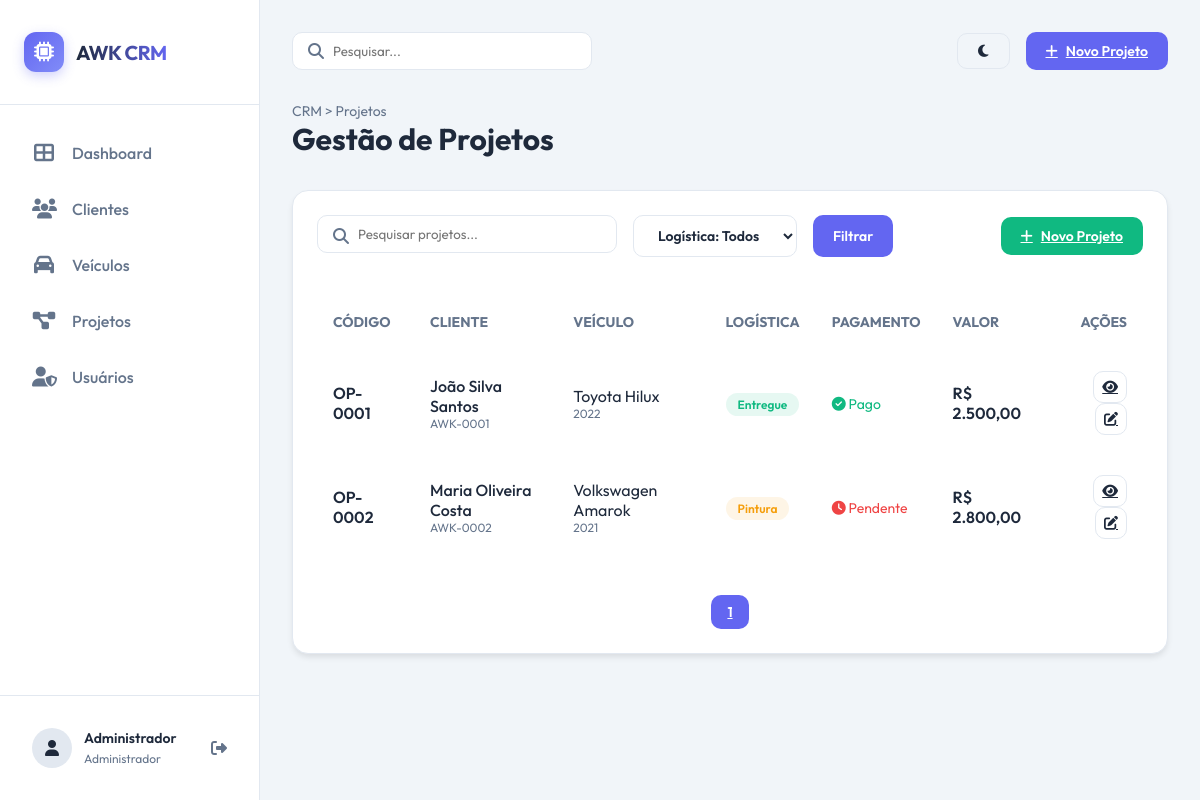
The page /projetos (signed in) on the database its author committed.
### tables this page shows
CREATE TABLE `projetos` (
  `id` INT UNSIGNED NOT NULL AUTO_INCREMENT,
  `codigo_pedido` VARCHAR(20) NOT NULL UNIQUE,
  `cliente_id` INT UNSIGNED NOT NULL,
  `veiculo_id` INT UNSIGNED NOT NULL,
  `nome_projeto` VARCHAR(200) NOT NULL,
  `status_logistica` ENUM('fabricacao', 'pintura', 'transportadora', 'entregue') NOT NULL DEFAULT 'fabricacao',
  `status_pagamento` ENUM('pago', 'pendente', 'garantia') NOT NULL DEFAULT 'pendente',
  `status_frete` ENUM('pago', 'pendente', 'nao_optante', 'garantia') NOT NULL DEFAULT 'pendente',
  `valor_venda` DECIMAL(10,2) DEFAULT NULL,
  `desconto_aniversario_perc` DECIMAL(5,2) DEFAULT NULL,
  `valor_final` DECIMAL(10,2) DEFAULT NULL,
  `valor_entrada` DECIMAL(10,2) DEFAULT NULL,
  `saldo_restante` DECIMAL(10,2) DEFAULT NULL,
  `valor_frete` DECIMAL(10,2) DEFAULT NULL,
  `observacoes` TEXT DEFAULT NULL,
  `observacoes_garantia` TEXT DEFAULT NULL,
  `criado_em` TIMESTAMP NOT NULL DEFAULT CURRENT_TIMESTAMP,
  `atualizado_em` TIMESTAMP NOT NULL DEFAULT CURRENT_TIMESTAMP ON UPDATE CURRENT_TIMESTAMP,
  `concluido_em` DATETIME DEFAULT NULL,
  PRIMARY KEY (`id`),
  FOREIGN KEY (`cliente_id`) REFERENCES `clientes`(`id`) ON DELETE CASCADE,
  FOREIGN KEY (`veiculo_id`) REFERENCES `veiculos`(`id`) ON DELETE CASCADE,
  INDEX `idx_codigo_pedido` (`codigo_pedido`),
  INDEX `idx_cliente_id` (`cliente_id`),
  INDEX `idx_status_logistica` (`status_logistica`),
  INDEX `idx_status_pagamento` (`status_pagamento`),
  INDEX `idx_criado_em` (`criado_em`)
);

CREATE TABLE `clientes` (
  `id` INT UNSIGNED NOT NULL AUTO_INCREMENT,
  `codigo_cliente` VARCHAR(20) NOT NULL UNIQUE,
  `nome` VARCHAR(150) NOT NULL,
  `aniversario_dia` TINYINT UNSIGNED NOT NULL,
  `aniversario_mes` TINYINT UNSIGNED NOT NULL,
  `cpf_cnpj` VARCHAR(20) NOT NULL UNIQUE,
  `cep` VARCHAR(10) NOT NULL,
  `endereco` VARCHAR(200) NOT NULL,
  `numero` VARCHAR(20) NOT NULL,
  `bairro` VARCHAR(100) NOT NULL,
  `cidade` VARCHAR(100) NOT NULL,
  `estado_uf` CHAR(2) NOT NULL,
  `telefone` VARCHAR(20) NOT NULL,
  `telefone2` VARCHAR(20) DEFAULT NULL,
  `email` VARCHAR(150) NOT NULL,
  `observacoes` TEXT DEFAULT NULL,
  `criado_em` TIMESTAMP NOT NULL DEFAULT CURRENT_TIMESTAMP,
  `atualizado_em` TIMESTAMP NOT NULL DEFAULT CURRENT_TIMESTAMP ON UPDATE CURRENT_TIMESTAMP,
  PRIMARY KEY (`id`),
  INDEX `idx_nome` (`nome`),
  INDEX `idx_cidade` (`cidade`),
  INDEX `idx_aniversario` (`aniversario_mes`, `aniversario_dia`)
);

CREATE TABLE `veiculos` (
  `id` INT UNSIGNED NOT NULL AUTO_INCREMENT,
  `marca` VARCHAR(100) NOT NULL,
  `modelo` VARCHAR(100) NOT NULL,
  `ano` VARCHAR(10) NOT NULL,
  `observacoes` TEXT DEFAULT NULL,
  `criado_em` TIMESTAMP NOT NULL DEFAULT CURRENT_TIMESTAMP,
  `atualizado_em` TIMESTAMP NOT NULL DEFAULT CURRENT_TIMESTAMP ON UPDATE CURRENT_TIMESTAMP,
  PRIMARY KEY (`id`),
  INDEX `idx_marca_modelo` (`marca`, `modelo`)
);

### controllers/ProjetoController.php (called while the page is built, shortened)
<?php
class ProjetoController {
    private $projetoModel;
    public function __construct() {
        $this->projetoModel = new Projeto();
    }
    public function index() {
        $page = $_GET['page'] ?? 1;
        $search = $_GET['search'] ?? '';
        $status_logistica = $_GET['status_logistica'] ?? '';
        $status_pagamento = $_GET['status_pagamento'] ?? '';
        $filters = [
            'search' => $search,
            'status_logistica' => $status_logistica,
            'status_pagamento' => $status_pagamento
        ];
        $projetos = $this->projetoModel->findAll($page, 20, $filters);
        $total = $this->projetoModel->countAll($filters);
        $totalPages = ceil($total / 20);
        $data = [
            'projetos' => $projetos,
            'page' => $page,
            'totalPages' => $totalPages,
            'filters' => $filters
        ];
        loadView('projetos/index', $data);
    }
}

### config/database.php (called while the page is built, shortened)
<?php
class Database {
    private static $instance = null;
    private $connection;
    private $host = 'localhost';
    private $dbname = 'u784428213_base';
    private $username = 'u784428213_rehz';
    private $password = 'H/b9WzMpG';
    private $charset = 'utf8mb4';
    private function __construct() {
        try {
            $dsn = "mysql:host={$this->host};dbname={$this->dbname};charset={$this->charset}";
            $options = [
                PDO::ATTR_ERRMODE            => PDO::ERRMODE_EXCEPTION,
                PDO::ATTR_DEFAULT_FETCH_MODE => PDO::FETCH_ASSOC,
                PDO::ATTR_EMULATE_PREPARES   => false,
                PDO::MYSQL_ATTR_INIT_COMMAND => "SET NAMES utf8mb4 COLLATE utf8mb4_unicode_ci"
            ];
            $this->connection = new PDO($dsn, $this->username, $this->password, $options);
        } catch (PDOException $e) {
            die("Erro de conexão com o banco de dados: " . $e->getMessage());
        }
    }
    public static function getInstance() {
        if (self::$instance === null) {
            self::$instance = new Database();
        }
        return self::$instance;
    }
    public function query($sql, $params = []) {
        try {
            $stmt = $this->connection->prepare($sql);
            $stmt->execute($params);
            return $stmt;
        } catch (PDOException $e) {
            die("Erro na query: " . $e->getMessage() . "<br>SQL: " . $sql);
        }
    }
    public function fetchValue($sql, $params = []) {
        $stmt = $this->query($sql, $params);
        return $stmt->fetchColumn();
    }
    public function fetchAll($sql, $params = []) {
        $stmt = $this->query($sql, $params);
        return $stmt->fetchAll();
    }
}

### models/Projeto.php (called while the page is built, shortened)
<?php
class Projeto {
    private $db;
    public function __construct() {
        $this->db = Database::getInstance();
    }
    public function findAll($page = 1, $limit = 20, $filters = []) {
        $offset = ($page - 1) * $limit;
        $params = [];
        $sql = "SELECT p.*, c.codigo_cliente, c.nome as cliente_nome,
                       v.marca, v.modelo, v.ano
                FROM projetos p
                JOIN clientes c ON p.cliente_id = c.id
                JOIN veiculos v ON p.veiculo_id = v.id
                WHERE 1=1";
        $sql .= " ORDER BY p.criado_em DESC LIMIT ? OFFSET ?";
        $params[] = $limit;
        $params[] = $offset;
        return $this->db->fetchAll($sql, $params);
    }
    public function countAll($filters = []) {
        $params = [];
        $sql = "SELECT COUNT(*) as total
                FROM projetos p
                JOIN clientes c ON p.cliente_id = c.id
                JOIN veiculos v ON p.veiculo_id = v.id
                WHERE 1=1";
        return $this->db->fetchValue($sql, $params);
    }
}

### views/projetos/index.php (the view, shortened to what this page needs)
<?php include ROOT_PATH . '/views/layout/header.php'; ?>
<div class="page-title">
    <div class="breadcrumb">CRM > Projetos</div>
    <h1>Gestão de Projetos</h1>
</div>
<div class="card" style="margin-top: 2rem;">
    <div style="display: flex; justify-content: space-between; align-items: center; margin-bottom: 2rem;">
        <form action="<?php echo BASE_URL; ?>/projetos" method="GET" style="display: flex; gap: 1rem; flex: 1;">
            <div class="search-box">
                <i class="fas fa-search"></i>
                <input type="text" name="search" placeholder="Pesquisar projetos..." value="<?php echo $filters['search'] ?? ''; ?>">
            </div>
            <select name="status_logistica" class="btn btn-outline" style="min-width: 150px;">
                <option value="">Logística: Todos</option>
            </select>
            <button type="submit" class="btn btn-primary">Filtrar</button>
        </form>
        <a href="<?php echo BASE_URL; ?>/projetos/criar" class="btn btn-primary" style="background-color: var(--success);">
            <i class="fas fa-plus"></i> Novo Projeto
        </a>
    </div>
    <table style="width: 100%; border-collapse: separate; border-spacing: 0 0.5rem;">
        <thead>
            <tr style="text-align: left; color: var(--text-muted); font-size: 0.875rem;">
                <th style="padding: 1rem;">CÓDIGO</th>
                <th style="padding: 1rem;">CLIENTE</th>
                <th style="padding: 1rem;">VEÍCULO</th>
                <th style="padding: 1rem;">LOGÍSTICA</th>
                <th style="padding: 1rem;">PAGAMENTO</th>
                <th style="padding: 1rem;">VALOR</th>
                <th style="padding: 1rem; text-align: right;">AÇÕES</th>
            </tr>
        </thead>
        <tbody>
            <?php foreach ($projetos as $projeto): ?>
            <tr style="background-color: rgba(255,255,255,0.02); transition: var(--transition);">
                <td style="padding: 1rem; font-weight: 600; border-radius: 12px 0 0 12px;"><?php echo $projeto['codigo_pedido']; ?></td>
                <td style="padding: 1rem;">
                    <div style="font-weight: 500;"><?php echo $projeto['cliente_nome']; ?></div>
                    <div style="font-size: 0.75rem; color: var(--text-muted);"><?php echo $projeto['codigo_cliente']; ?></div>
                </td>
                <td style="padding: 1rem;">
                    <div><?php echo $projeto['marca'] . ' ' . $projeto['modelo']; ?></div>
                    <div style="font-size: 0.75rem; color: var(--text-muted);"><?php echo $projeto['ano']; ?></div>
                </td>
                <td style="padding: 1rem;">
                    <span style="padding: 0.25rem 0.75rem; border-radius: 20px; font-size: 0.75rem; font-weight: 600;
                        <?php
                        switch($projeto['status_logistica']) {
                            case 'pintura': echo 'background-color: rgba(245, 158, 11, 0.1); color: var(--warning);'; break;
                            case 'entregue': echo 'background-color: rgba(16, 185, 129, 0.1); color: var(--success);'; break;
                        }
                        ?>">
                        <?php echo ucfirst($projeto['status_logistica']); ?>
                    </span>
                </td>
                <td style="padding: 1rem;">
                    <span style="font-size: 0.875rem; color: <?php echo $projeto['status_pagamento'] == 'pago' ? 'var(--success)' : 'var(--danger)'; ?>;">
                        <i class="fas <?php echo $projeto['status_pagamento'] == 'pago' ? 'fa-check-circle' : 'fa-clock'; ?>"></i>
                        <?php echo ucfirst($projeto['status_pagamento']); ?>
                    </span>
                </td>
                <td style="padding: 1rem; font-weight: 600;">R$ <?php echo number_format($projeto['valor_final'], 2, ',', '.'); ?></td>
                <td style="padding: 1rem; text-align: right; border-radius: 0 12px 12px 0;">
                    <a href="<?php echo BASE_URL; ?>/projetos/visualizar/<?php echo $projeto['id']; ?>" class="btn btn-outline" style="padding: 0.5rem;"><i class="fas fa-eye"></i></a>
                    <a href="<?php echo BASE_URL; ?>/projetos/editar/<?php echo $projeto['id']; ?>" class="btn btn-outline" style="padding: 0.5rem;"><i class="fas fa-edit"></i></a>
                </td>
            </tr>
            <?php endforeach; ?>
        </tbody>
    </table>
    <div style="margin-top: 2rem; display: flex; justify-content: center; gap: 0.5rem;">
        <?php for ($i = 1; $i <= $totalPages; $i++): ?>
            <a href="?page=<?php echo $i; ?>&search=<?php echo $filters['search']; ?>"
               class="btn <?php echo $i == $page ? 'btn-primary' : 'btn-outline'; ?>"
               style="padding: 0.5rem 1rem;">
               <?php echo $i; ?>
            </a>
        <?php endfor; ?>
    </div>
</div>
<?php include ROOT_PATH . '/views/layout/footer.php'; ?>

### rows shown on the page
projetos: codigo_pedido "OP-0001", cliente.nome "João Silva Santos", cliente.codigo_cliente "AWK-0001", veiculo.marca "Toyota", veiculo.modelo "Hilux", veiculo.ano "2022", status_logistica "Entregue", status_pagamento "Pago", valor_final "2.500,00"
projetos: codigo_pedido "OP-0002", cliente.nome "Maria Oliveira Costa", cliente.codigo_cliente "AWK-0002", veiculo.marca "Volkswagen", veiculo.modelo "Amarok", veiculo.ano "2021", status_logistica "Pintura", status_pagamento "Pendente", valor_final "2.800,00"

### other values the page prints
$_SESSION['usuario_nome'] "Administrador"
$_SESSION['usuario_perfil'] "Administrador"
